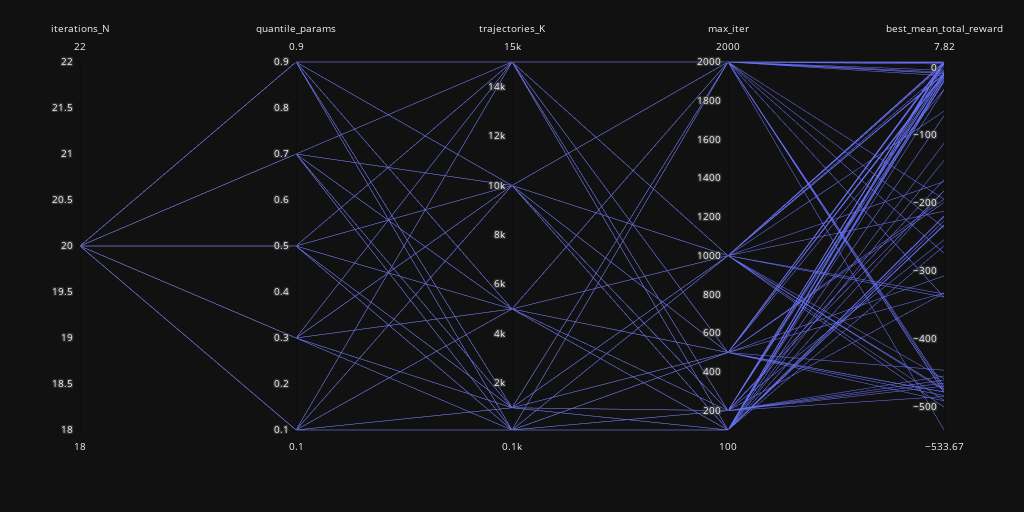

Notebook code cell kept with this figure:
### Code cell
import plotly.express as px
import pandas as pd

df = pd.read_csv("homework/result_1.csv")
fig = px.parallel_coordinates(df,
                             color_continuous_midpoint=3, height=512, width=1024)
fig.show()
fig.write_image("result_1.svg", )
